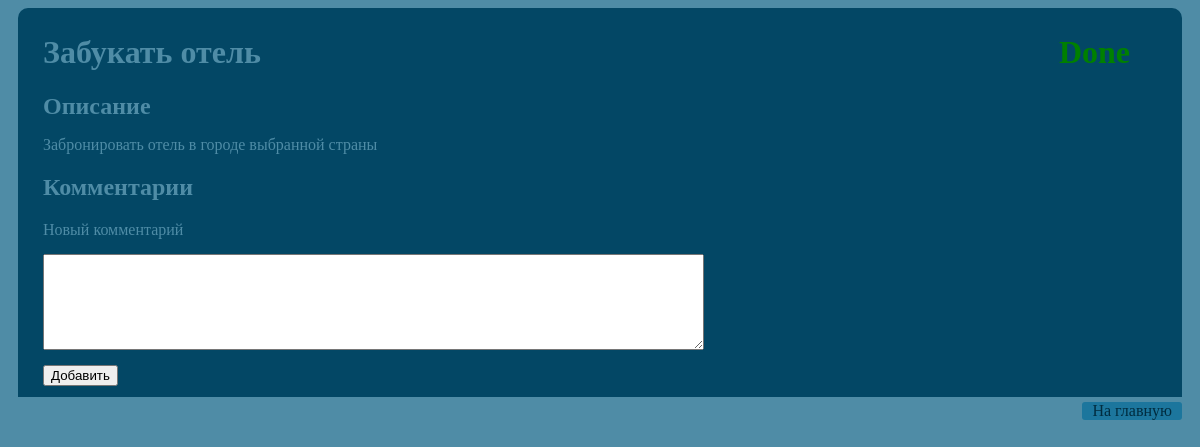
Screenshot of /taskmanager/5/ with the database file from the repository.
### taskmanager/models.py (models this page shows)
class Task(models.Model):
	parent 			= models.ForeignKey('self', null=True, blank=True)
	name 			= models.CharField(max_length=200)
	description 	= models.TextField(max_length=1024)
	create_date 	= models.DateTimeField('creation date')
	due_date 		= models.DateTimeField('due date', blank=True, null=True)
	done_date 		= models.DateTimeField('done date', blank=True, null=True)
	done 			= models.BooleanField(default=False)
	def __unicode__(self):
		return self.name

### taskmanager/views.py (the view)
# urls.py: url(r'^(?P<task_id>[0-9]+)/$', views.detail, name='detail'),				# /taskmanager/10/
def detail(request, task_id):
	task = get_object_or_404(Task, pk=task_id)
	return render(request, 'taskmanager/detail.html', {'task':task})

### taskmanager/templates/taskmanager/detail.html (shortened to what this page needs)
{%load staticfiles %}
<!DOCTYPE html>
<html>
<head>
	<link rel="stylesheet" type="text/css" href="{% static 'taskmanager/style.css'%}" />
</head>
<body>
	<div id='task_container'>
		{% if task %}
			<h1>
				<div id='task_label'> {{ task }} </div>
				{% if task.done%} <div id='done_label'> Done </div>
				{% else %} <div id='undone_label'> Not done </div> {% endif %}
			</h1>
			<div id='section_label'>
				<h2 id='task_label'> Описание </h2>
			</div>
			<p id='description'> {{task.description}} </p>
			<h2> Комментарии </h2>
			<div>
				<form id='form' action="{% url 'add_comment' task.id %}" method="post">
					<label>Новый комментарий</label>
					<textarea id="comment_text" name="content" rows='6' cols='80'></textarea>
					<input id="submit_button" type="submit" value="Добавить">
				</form>
			</div>
		{% endif %}
	</div>
	<div id='button' onclick='location.href="/taskmanager/";'> На главную </div>
</body>
</html>

### taskmanager/static/taskmanager/style.css (style rules this page uses)
body { background-color: #4F8CA6; }
#task_label { display:inline; }
#form { margin-top: 10px; margin-bottom: 10px; }
#task_button, #task_container, #comment_container { font-family: ubuntu; font-size: 16px; margin-left: 10px; margin-right: 10px; margin-top: 5px; margin-bottom: 5px; padding: 5px; padding-left: 25px; padding-bottom: 1px; padding-right: 2px; background-color: #034765; color: #4F8CA6; border-radius: 10px; border-bottom-left-radius: 0px; border-bottom-right-radius: 0px; border-width: 3px; border-style: none; border-color: #A3A3A3; list-style: none; display: block; }
#button, #left_button { border-radius: 3px; background-color: #1C769D; color: #012C3F; margin-right: 10px; margin-bottom: 5px; padding-left: 10px; padding-right: 10px; text-align:right; float: right; display:inline; }
#section_label { display: inline; }
#comment_text { display: block; margin-top: 15px; margin-bottom: 15px; }
#submit_button { display: block; }
#done_label, #undone_label { color: green; display: inline; float: right; margin-right: 50px; }

### rows the page displays
Task: name "Забукать отель", description "Забронировать отель в городе выбранной страны"
